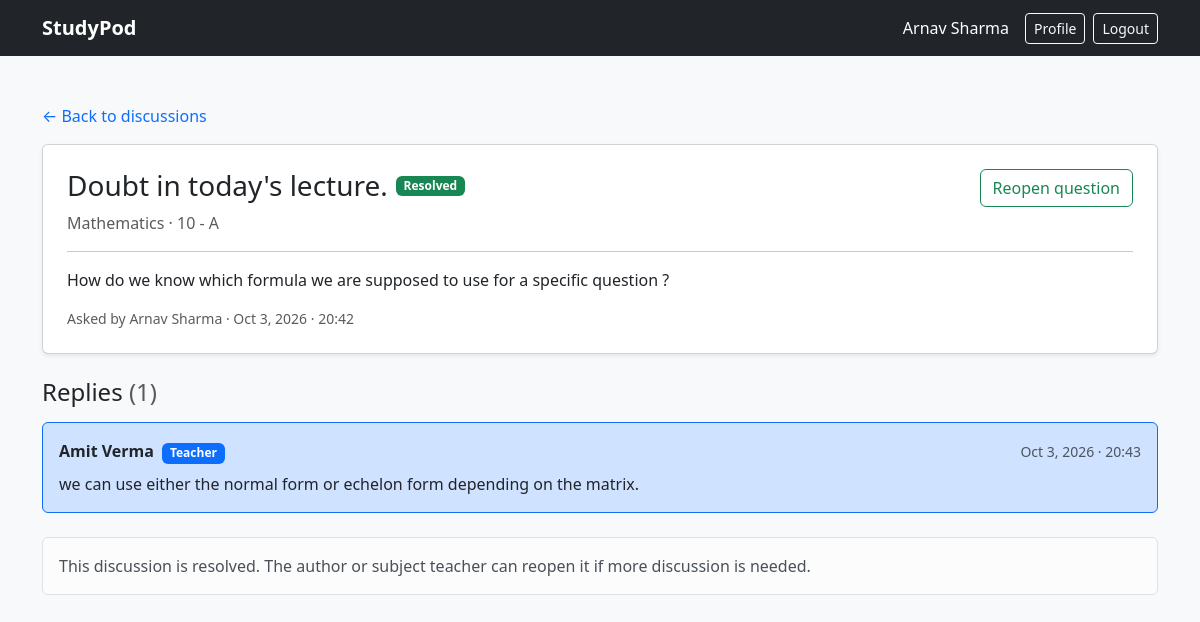
/academics/discussions/1/ (signed in), run on the app's committed database.
### accounts/models.py (models this page shows, shortened)
class User(AbstractUser):
    class Role(models.TextChoices):
        TEACHER = "TEACHER", "Teacher"
        STUDENT = "STUDENT", "Student"
        PARENT = "PARENT", "Parent"
    role = models.CharField(
        max_length=10,
        choices=Role.choices,
        default=Role.STUDENT,
    )

class StudentProfile(models.Model):
    user = models.OneToOneField(
        User,
        on_delete=models.CASCADE,
        related_name="student_profile"
    )
    roll_number = models.CharField(max_length=50, unique=True)
    student_class = models.ForeignKey(
        "academics.Class",
        on_delete=models.SET_NULL,
        null=True,
        blank=True,
        related_name="students"
    )
    parent = models.ForeignKey(
        "ParentProfile",
        on_delete=models.SET_NULL,
        null=True,
        blank=True,
        related_name="students"
    )

### academics/models.py (models this page shows, shortened)
class DoubtThread(models.Model):
    class Status(models.TextChoices):
        OPEN = "OPEN", "Open"
        RESOLVED = "RESOLVED", "Resolved"
    title = models.CharField(max_length=200)
    content = models.TextField()
    student = models.ForeignKey(
        "accounts.StudentProfile",
        on_delete=models.CASCADE,
        related_name="doubt_threads",
    )
    student_class = models.ForeignKey(
        Class,
        on_delete=models.CASCADE,
        related_name="doubt_threads",
    )
    subject = models.ForeignKey(
        Subject,
        on_delete=models.CASCADE,
        related_name="doubt_threads",
    )
    status = models.CharField(
        max_length=10,
        choices=Status.choices,
        default=Status.OPEN,
    )
    created_at = models.DateTimeField(auto_now_add=True)
    class Meta:
        ordering = ("-created_at", "-pk")

class Subject(models.Model):
    name = models.CharField(max_length=100)
    code = models.CharField(max_length=20, unique=True)

class Class(models.Model):
    name = models.CharField(max_length=50)
    section = models.CharField(max_length=10)
    academic_year = models.CharField(max_length=20)
    def __str__(self):
        return f"{self.name} - {self.section}"

class DoubtReply(models.Model):
    thread = models.ForeignKey(
        DoubtThread,
        on_delete=models.CASCADE,
        related_name="replies",
    )
    user = models.ForeignKey(
        "accounts.User",
        on_delete=models.CASCADE,
        related_name="doubt_replies",
    )
    content = models.TextField()
    is_teacher_reply = models.BooleanField(default=False)
    created_at = models.DateTimeField(auto_now_add=True)
    class Meta:
        ordering = ("created_at", "pk")

### academics/views.py (the view, shortened to what this page needs)
# urls.py: path("discussions/<int:pk>/", views.doubt_thread_detail, name="doubt_thread_detail"),
@login_required
def doubt_thread_detail(request, pk):
    classes, is_student = _forum_scope(request.user)
    thread = get_object_or_404(
        DoubtThread.objects.select_related("student__user", "student_class", "subject"),
        pk=pk,
    )
    if not classes.filter(pk=thread.student_class_id).exists():
        return HttpResponseForbidden("You cannot access this class discussion.")
    assigned_teacher = not is_student and _teacher_can_access_thread(request.user, thread)
    if not is_student and not assigned_teacher:
        return HttpResponseForbidden("You are not assigned to this subject.")
    is_author = is_student and thread.student.user_id == request.user.pk
    reply_form = DoubtReplyForm(request.POST if request.method == "POST" else None)
    return render(request, "academics/doubt_thread_detail.html", {
        "thread": thread,
        "replies": thread.replies.select_related("user"),
        "reply_form": reply_form,
        "can_resolve": is_author or assigned_teacher,
        "can_reply": thread.status == DoubtThread.Status.OPEN,
        "is_teacher": assigned_teacher,
    })

### academics/views.py (called while the page is built, shortened)
def _forum_scope(user):
    if user.role == "STUDENT":
        profile = getattr(user, "student_profile", None)
        if profile and profile.student_class_id:
            return Class.objects.filter(pk=profile.student_class_id), True
        return Class.objects.none(), True

### academics/templates/academics/doubt_thread_detail.html (shortened to what this page needs)
{% extends "accounts/base.html" %}
{% block content %}
<div class="mb-3"><a href="{% url 'doubt_threads' %}?student_class={{ thread.student_class_id }}" class="text-decoration-none">&larr; Back to discussions</a></div>
<article class="card shadow-sm mb-4">
    <div class="card-body p-4">
        <div class="d-flex flex-wrap justify-content-between align-items-start gap-3">
            <div>
                <div class="d-flex align-items-center flex-wrap gap-2 mb-2">
                    <h1 class="h3 mb-0">{{ thread.title }}</h1>
                    <span class="badge {% if thread.status == 'OPEN' %}text-bg-primary{% else %}text-bg-success{% endif %}">{{ thread.get_status_display }}</span>
                </div>
                <div class="text-muted">{{ thread.subject.name }} · {{ thread.student_class }}</div>
            </div>
            {% if can_resolve %}
            <form method="post">
                <button class="btn btn-outline-success" type="submit">{% if thread.status == "OPEN" %}Mark resolved{% else %}Reopen question{% endif %}</button>
            </form>
            {% endif %}
        </div>
        <hr>
        <p class="mb-3" style="white-space: pre-wrap">{{ thread.content }}</p>
        <div class="small text-muted">Asked by {{ thread.student.user.get_full_name|default:thread.student.user.username }} · {{ thread.created_at|date:"M j, Y · H:i" }}</div>
    </div>
</article>
<h2 class="h4 mb-3">Replies <span class="text-muted">({{ replies|length }})</span></h2>
<div class="d-flex flex-column gap-3 mb-4">
    {% for reply in replies %}
    <article class="card {% if reply.is_teacher_reply %}border-primary bg-primary-subtle{% endif %}">
        <div class="card-body">
            <div class="d-flex justify-content-between align-items-center gap-2 mb-2">
                <div class="fw-semibold">{{ reply.user.get_full_name|default:reply.user.username }}
                    {% if reply.is_teacher_reply %}<span class="badge text-bg-primary ms-1">Teacher</span>{% endif %}
                </div>
                <small class="text-muted">{{ reply.created_at|date:"M j, Y · H:i" }}</small>
            </div>
            <div style="white-space: pre-wrap">{{ reply.content }}</div>
        </div>
    </article>
    {% empty %}
    <div class="text-muted">No replies yet. Add the first helpful response.</div>
    {% endfor %}
</div>
{% if can_reply %}
<div class="card card-body shadow-sm">
    <h2 class="h5">Add a reply</h2>
    <form method="post">
        {% csrf_token %}<input type="hidden" name="action" value="reply">
        <div class="mb-3">
            <label class="form-label" for="{{ reply_form.content.id_for_label }}">Your reply</label>
            {{ reply_form.content }}
            {% for error in reply_form.content.errors %}<div class="text-danger small">{{ error }}</div>{% endfor %}
        </div>
        <button class="btn btn-primary" type="submit">Post reply</button>
    </form>
</div>
{% else %}
<div class="alert alert-light border">This discussion is resolved. The author or subject teacher can reopen it if more discussion is needed.</div>
{% endif %}
{% endblock %}

### accounts/templates/accounts/base.html (shortened to what this page needs)
<!DOCTYPE html>
<html lang="en">
<head>
    <link
        href="https://cdn.jsdelivr.net/npm/bootstrap@5.3.3/dist/css/bootstrap.min.css"
        rel="stylesheet"
    >
</head>
<body class="bg-light">
    <nav class="navbar navbar-dark bg-dark">
        <div class="container d-flex justify-content-between">
            {% if user.is_authenticated %}
                <a href="{% url 'dashboard' %}" class="navbar-brand fw-semibold">StudyPod</a>
                <div class="d-flex align-items-center">
                    <span class="text-white me-3">
                        {{ user.get_full_name|default:user.username }}
                    </span>
                    <a
                      href="{% url 'profile' %}"
                    class="btn btn-outline-light btn-sm me-2"
                    >
                    Profile
                    </a>
                    <a
                    href="{% url 'logout' %}"
                    class="btn btn-outline-light btn-sm"
                    >
                    Logout
                    </a>
                </div>
            {% endif %}
        </div>
    </nav>
    <main class="container py-5">
        {% block content %}
        {% endblock %}
    </main>
</body>
</html>

### data on the page
User: get_full_name "Arnav Sharma"
DoubtThread: title "Doubt in today's lecture.", status "Resolved", subject.name "Mathematics", student_class "10 - A", content "How do we know which formula we are supposed to use for a specific question ?", student.user.get_full_name "Arnav Sharma", created_at "Oct 3, 2026 · 20:42"
DoubtReply: user.get_full_name "Amit Verma", is_teacher_reply "Teacher", created_at "Oct 3, 2026 · 20:43", content "we can use either the normal form or echelon form depending on the matrix."

### other printed values
{{ replies|length }} "1"
